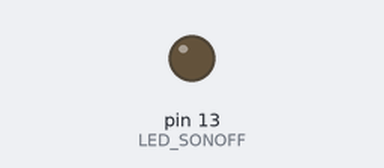
This sketch was run on a simulated Arduino Uno, built with avr-gcc and run on an emulated ATmega328P. Parts: output pins drawn as LEDs (lit = HIGH).

Above: at 1.0 s.
At 3.0 s:
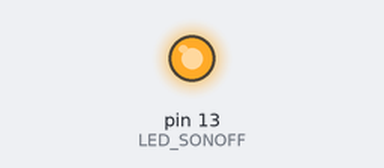
Timing chart, 0 to 5.2 s (numbered marks = the images above):
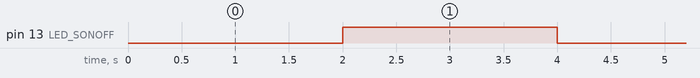

The sketch:

all-in-one-sonoff-blink.ino
```cpp
/*
Blink LED - Sonoff Basic
*/


// Pin config
int LED_SONOFF = 13;


// Blink duration
int BLINK_DURATION = 2000;


void setup() {
  // initialise digital pin LED_SONOFF as an output.
  pinMode(LED_SONOFF, OUTPUT);
}


void loop() {
  digitalWrite(LED_SONOFF, LOW); // LOW will turn on the LED
  delay(BLINK_DURATION);
  digitalWrite(LED_SONOFF, HIGH); // HIGH will turn off the LED
  delay(BLINK_DURATION);
}
```

Measured:
- by itself, pin 13 (LED_SONOFF): alternates HIGH for 2.0 s and LOW for 2.0 s
